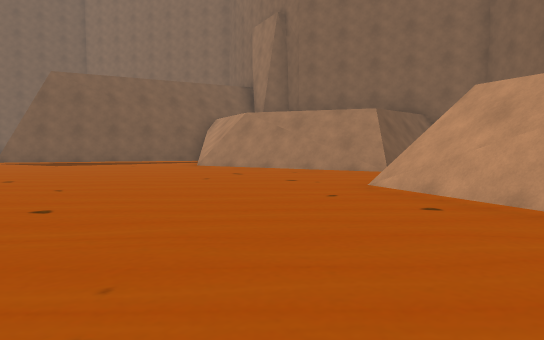
view 1 (above)

24 first-person views from a walk through a 3-D level made in the Unity game engine. The camera is 1.2 m above the floor, tilts 4° down and sees 70° across. The floor is counted in squares, 2 m on a side. Each view is taken from the middle of a square. On the plan, view 1 faces up. The plan holds only what a view shows up to about 11 squares ahead; the rest is blank. The place goes on beyond the plan. The player character is not drawn.

view 2
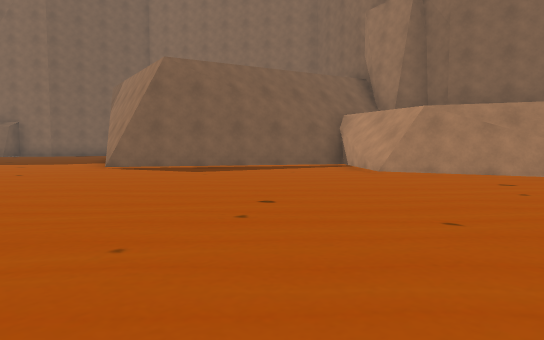

view 3
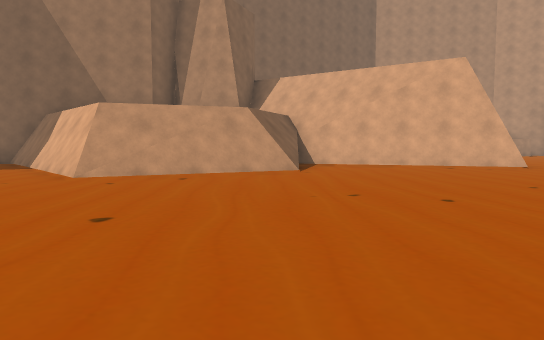

view 4
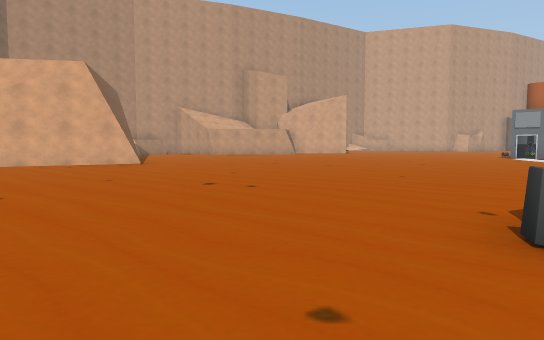

view 5
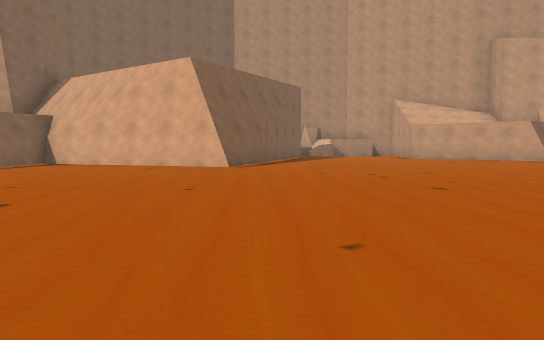

view 6
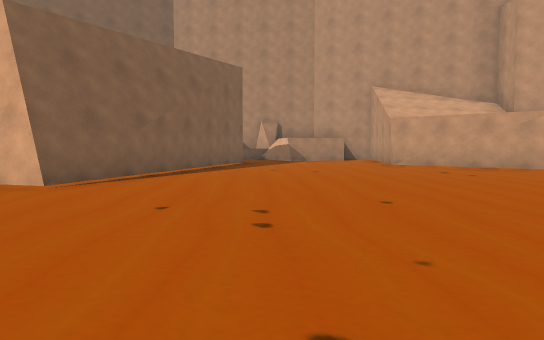

view 7
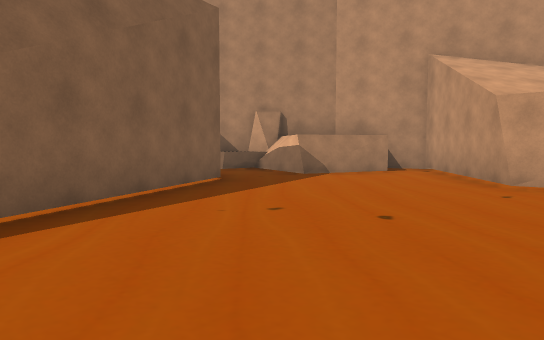

view 8
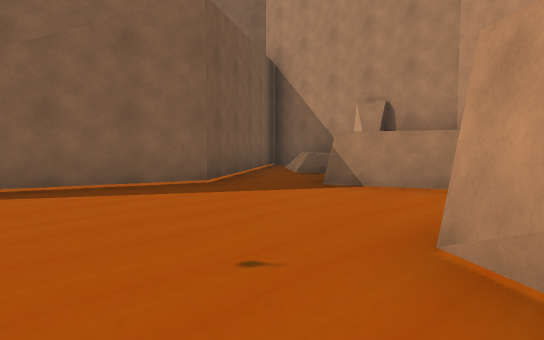

view 9
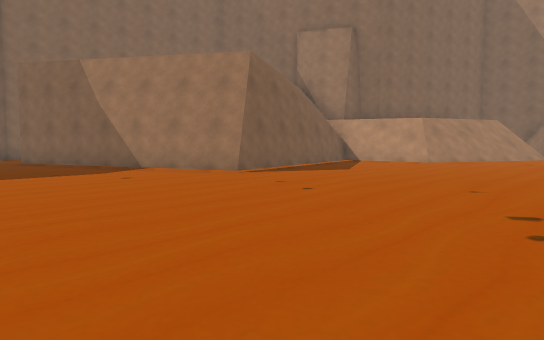

view 10
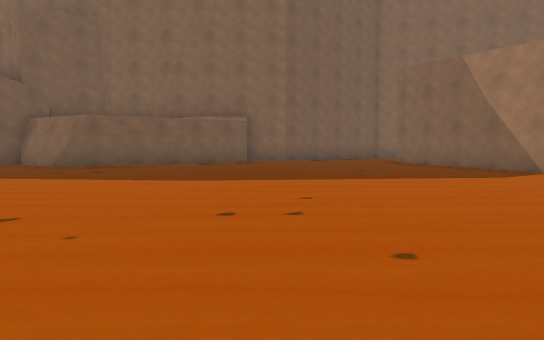

view 11
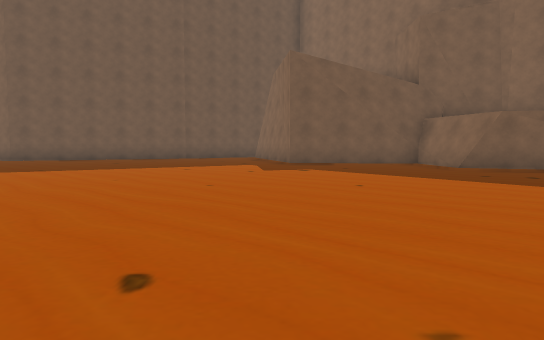

view 12
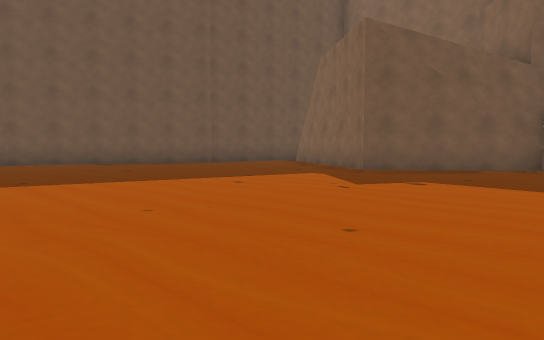

view 13
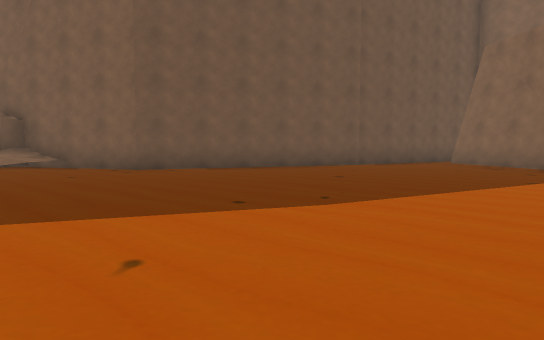

view 14
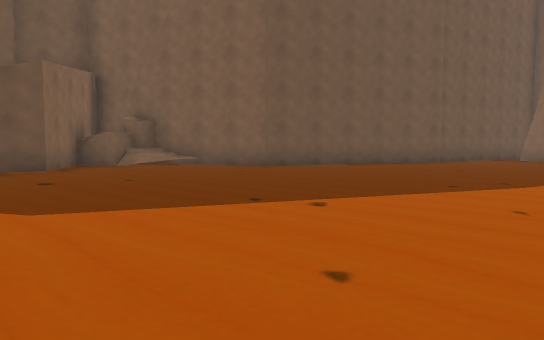

view 15
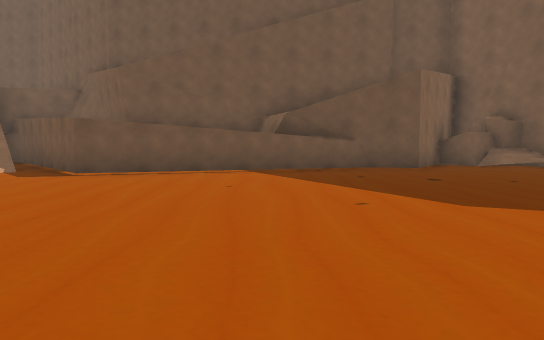

view 16
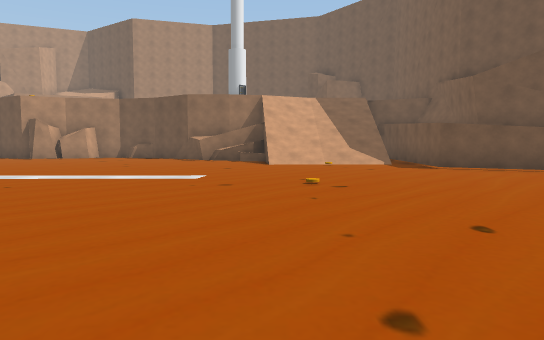

view 17
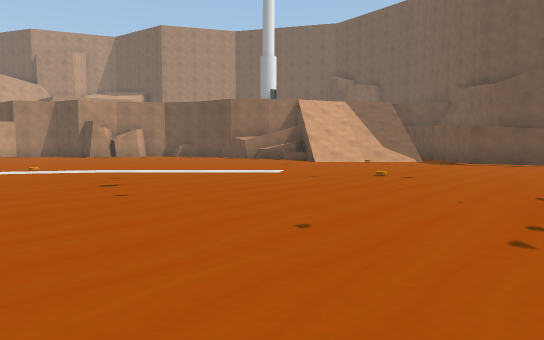

view 18
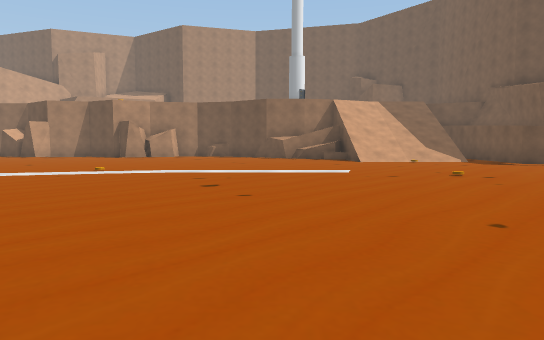

view 19
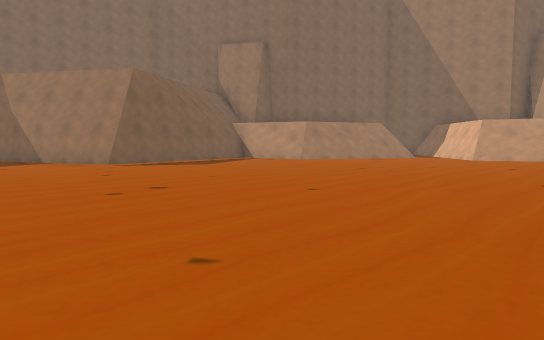

view 20
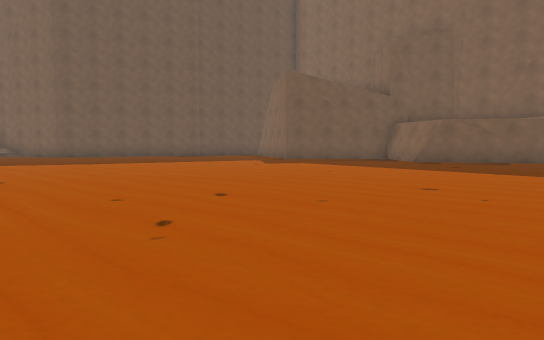

view 21
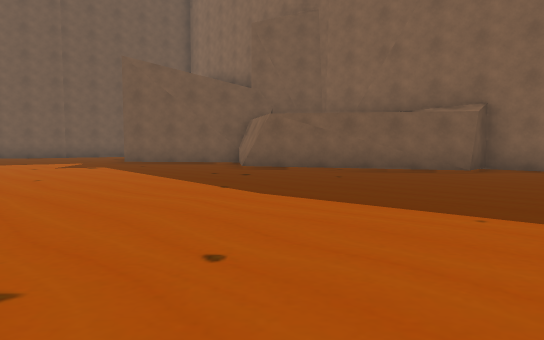

view 22
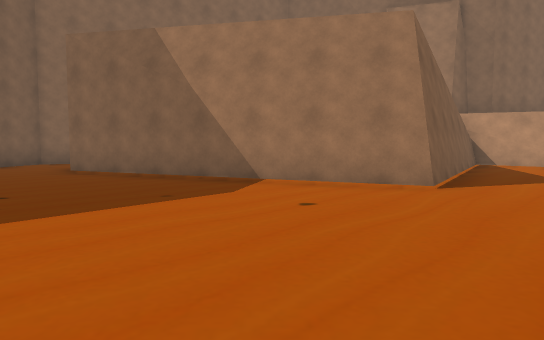

view 23
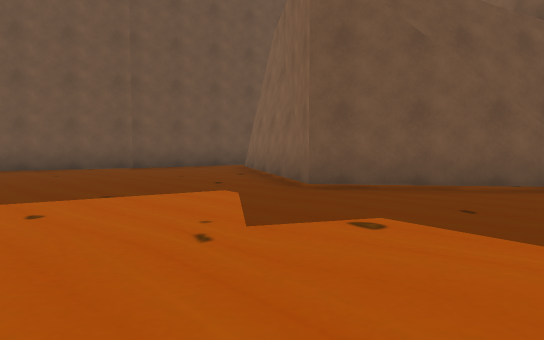

view 24
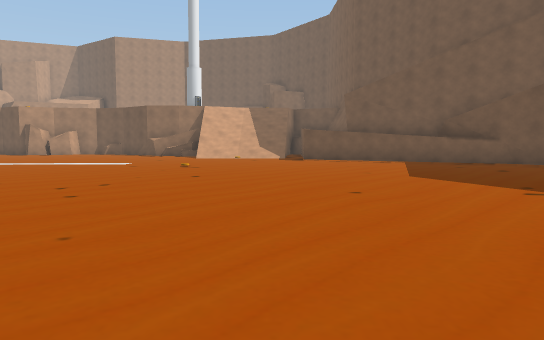

### Floor plan
Points are (right, up) in squares from view 1. A wall is a line through its corners. A room is listed if a view was taken in it or the views show most of it. See-through windows are left out.
Room 1 (views 1, 2, 3, 4, 5, 6, 7, 8, 9, 10, 11, 12, 13, 14, 15, 16, 17, 18, 19, 20, 21, 22, 23, 24)
walls: (-8, 11.4) (-10.3, 17.5); (-0.1, 9.2) (-1.2, 9.8); (0.7, 8.8) (0, 9.1); (-15.4, 17.1) (-18.9, 15.3) (-20.7, 16.4) (-21.1, 15.9); (-23.6, 14.3) (-27.1, 16.3); (-2.1, 12.5) (-7.6, 11.3) (-8.6, 13); (3.3, 1.7) (2.6, 3.4); (-2.5, 13.1) (-3.1, 12.8); (2.5, 5.9) (3.3, 6.5); (-20.7, 16.3) (-23.4, 14.1) (-24.3, 14.8); (-15, 17.6) (-17.1, 16.1); (3.5, 6.7) (5.9, 8.9); (3.1, 8.9) (2.6, 8.4); (-33, 3.3) (-31.2, -2.7) (-34.3, -5.4); (5.8, 1.3) (4.3, 1.4); (-28.8, 14.2) (-31.2, 9) (-34.3, 7.5) (-34.1, 6.9); (6, -4.7) (4.3, -3.7) (5.7, 1.1) (3.5, 1.9) (3.3, 2.4); (-34.3, 6.8) (-33.9, 6.1) (-34.6, 5.5); (-28, 17.2) (-28.8, 14.1); (-35.6, 6.1) (-32.8, 4.3) (-33.2, 1); (8, -11.5) (9.3, -10.2) (12.9, -10.5) (13.8, -8.6); (8.1, -11.6) (8.9, -10.5); (11.5, -7.6) (12.1, -7.3); (13.7, -4.1) (10.5, -6.1) (4.4, -4.1); (13.8, -7.2) (13.8, -6.8) (14, -6.4); (14.1, -6.6) (14.5, -4)
low walls: (-8, 11.5) (-8.3, 12); (-19.6, 15.5) (-20.7, 16.4); (0.9, 8.4) (-1.5, 9.7); (3.2, 1.5) (1.5, 5); (2.4, 6) (5.8, 9); (-2.2, 13.1) (-3, 12.6); (4.3, 1.4) (3.3, 1.7); (11.6, -8.2) (11.5, -7.6); (11.7, -8.8) (11.6, -8.3); (11.9, -8.7) (11.7, -8.3)
ways out: gap at (-2, 11)
objects: other object (-30, -5); other object (-26, -3); other object (-22, -9)

Where each view was taken, in squares from view 1:
view 1: 0 up, 0 right, facing up
view 2: 2 up, 4 left, facing up
view 3: 2 up, 5 left, facing right
view 4: 1 up, 6 left, facing down-right
view 5: 5 down, 5 left, facing right
view 6: 7 down, 1 left, facing right
view 7: 7 down, 4 right, facing right
view 8: 11 down, 7 right, facing up-right
view 9: 5 up, 13 left, facing up-right
view 10: 6 up, 14 left, facing up
view 11: 6 up, 16 left, facing up-left
view 12: 7 up, 19 left, facing up-left
view 13: 5 up, 23 left, facing up-left
view 14: 2 up, 24 left, facing up-left
view 15: 1 up, 24 left, facing left
view 16: 1 up, 22 left, facing down-left
view 17: 1 up, 20 left, facing down-left
view 18: 0 up, 19 left, facing down-left
view 19: 1 up, 12 left, facing up-right
view 20: 4 up, 14 left, facing up-left
view 21: 9 up, 12 left, facing up-left
view 22: 9 up, 13 left, facing up-right
view 23: 10 up, 20 left, facing up-left
view 24: 6 up, 21 left, facing down-left
